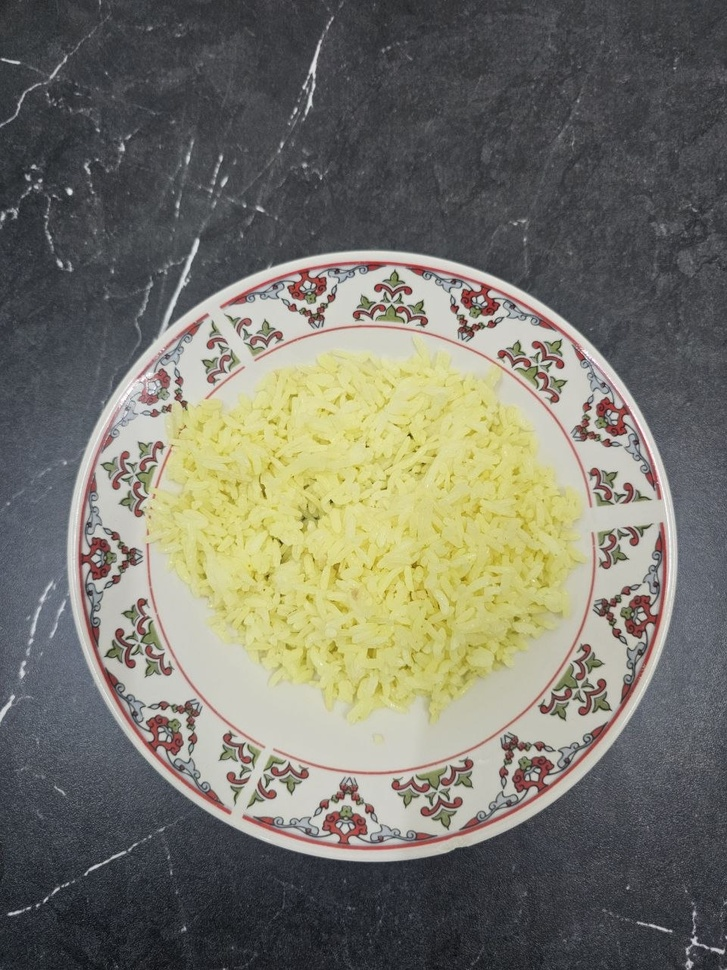
#> input picture assets/step1_input_rice.jpg, 727 x 970 px, shrunk from 960 x 1280 before the run
$ python -i container_calibrator.py   (imports and definitions only)
#> lines starting #> are read from the running program, lines starting #| are printed output that depends on the picture
#> further down, picture is the input picture: shape (970, 727, 3); mean B, G, R 106, 118.1, 119.6
import cv2
import numpy as np

# Standard physical container dimensions in centimeters (cm) with cavity depths
STANDARD_CONTAINERS = {
    "salad_plate": {
        "type": "circular",
        "diameter_cm": 20.0,
        "cavity_depth_cm": 1.2,
        "name_ar": "صحن وسط / مقعر (20 سم)",
        "name_en": "Salad / Side Plate (20cm)"
    },
    "dinner_plate": {
        "type": "circular",
        "diameter_cm": 25.0,
        "cavity_depth_cm": 0.6,
        "name_ar": "صحن عشاء كبير (25 سم)",
        "name_en": "Dinner Plate (25cm)"
    },
    "round_bowl": {
        "type": "circular",
        "diameter_cm": 15.0,
        "cavity_depth_cm": 3.5,
        "name_ar": "زبدية شوربة / حبوب (15 سم)",
        "name_en": "Deep Bowl (15cm)"
    },
    "small_glass_bowl": {
        "type": "circular",
        "diameter_cm": 12.0,
        "cavity_depth_cm": 2.2,
        "name_ar": "كاسة / صحن صغير (12 سم)",
        "name_en": "Small Bowl (12cm)"
    },
    "flat_tray": {
        "type": "rectangular",
        "length_cm": 25.0,
        "width_cm": 18.0,
        "cavity_depth_cm": 0.0,
        "name_ar": "صينية / لوح مسطح (0 سم تجويف)",
        "name_en": "Flat Board / Tray (0cm cavity)"
    },
    "default_plate": {
        "type": "circular",
        "diameter_cm": 20.0,
        "cavity_depth_cm": 1.2,
        "name_ar": "صحن قياسي (20 سم)",
        "name_en": "Standard Plate (20cm)"
    }
}

# [91 lines left out: functions get_container_options, detect_container_boxes, not called in this run]


def estimate_plate_contour_fallback(img_bgr, food_masks=None, food_boxes=None):
    """
    Robust plate detector that first searches for circular plates via HoughCircles
    enclosing the food items, and falls back to contour analysis with aspect ratio guards.
    Rejects full-frame/table contours.
    """
    h, w = img_bgr.shape[:2]
#> h = 970; w = 727
    img_area = h * w
#> img_area = 705190
    gray = cv2.cvtColor(img_bgr, cv2.COLOR_BGR2GRAY)
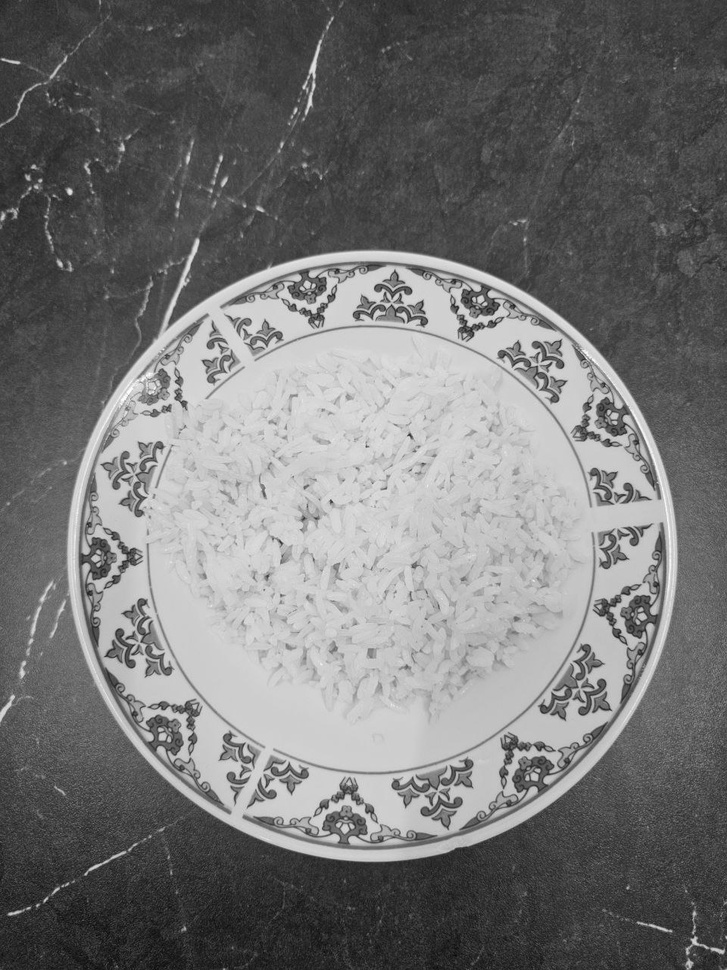
#> gray: shape (970, 727); min 6, max 255, mean 117.2
    blurred = cv2.GaussianBlur(gray, (15, 15), 0)
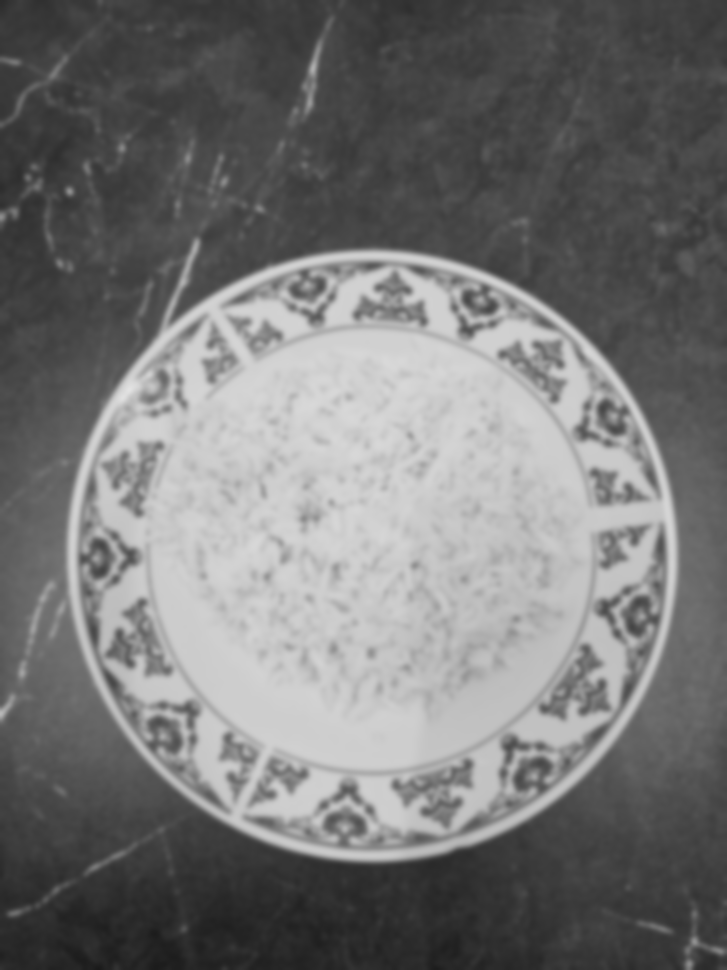
#> blurred: shape (970, 727); min 26, max 226, mean 117.2

    # 1. Determine food centroid if food boxes or masks provided
    fcx, fcy = w / 2.0, h / 2.0
#> fcx = 363.5; fcy = 485
    if food_boxes is not None and len(food_boxes) > 0:
        fcx = float((food_boxes[0][0] + food_boxes[0][2]) / 2.0)
        fcy = float((food_boxes[0][1] + food_boxes[0][3]) / 2.0)
    elif food_masks is not None and len(food_masks) > 0:
        all_food = np.zeros((h, w), dtype=bool)
        for fm in food_masks:
            all_food |= fm.astype(bool)
        if np.any(all_food):
            ys, xs = np.where(all_food)
            fcx, fcy = float(np.mean(xs)), float(np.mean(ys))

    # 2. Primary: Circular Hough Transform for round plates/bowls
    min_r = int(min(h, w) * 0.22)
#> min_r = 159
    max_r = int(max(h, w) * 0.48)
#> max_r = 465
    circles = cv2.HoughCircles(
        blurred, cv2.HOUGH_GRADIENT, dp=1.2, minDist=min_r,
        param1=50, param2=50, minRadius=min_r, maxRadius=max_r
    )
#> circles = [[371.4, 556.2, 305.5], [497.4, 451.8, 387.6], [310.2, 407.4, 198.8], [303, 702.6, 168.5]]
    if circles is not None and len(circles) > 0:
        for c in circles[0]:
            cx, cy, r = float(c[0]), float(c[1]), float(c[2])
            dist_food = np.hypot(cx - fcx, cy - fcy)
            # The plate must reasonably enclose the food (food center within 45% of plate radius)
            if dist_food < (r * 0.45):
                x1 = max(0.0, float(cx - r))
                y1 = max(0.0, float(cy - r))
                x2 = min(float(w), float(cx + r))
                y2 = min(float(h), float(cy + r))
                return np.array([x1, y1, x2, y2], dtype=np.float32)
#> this loop made 1 pass
#> (cx, cy, r, dist_food, x1, y1, x2, y2) on pass 1: (371.4, 556.2, 305.5, 71.64, 65.88, 250.7, 676.9, 861.7)

        # Fallback to top-voted circle if food center check was too strict
        c = circles[0][0]
        cx, cy, r = float(c[0]), float(c[1]), float(c[2])
        x1 = max(0.0, float(cx - r))
        y1 = max(0.0, float(cy - r))
        x2 = min(float(w), float(cx + r))
        y2 = min(float(h), float(cy + r))
        return np.array([x1, y1, x2, y2], dtype=np.float32)

    # 3. Secondary: Canny Edge + Morphological Closure for non-circular containers
    edges = cv2.Canny(blurred, 30, 100)
    kernel = cv2.getStructuringElement(cv2.MORPH_ELLIPSE, (5, 5))
    edges_closed = cv2.morphologyEx(edges, cv2.MORPH_CLOSE, kernel)

    contours, _ = cv2.findContours(edges_closed, cv2.RETR_EXTERNAL, cv2.CHAIN_APPROX_SIMPLE)
    if not contours:
        return None

    best_cnt = None
    max_area = 0
    for cnt in contours:
        area = cv2.contourArea(cnt)
        if (0.15 * img_area) < area < (0.70 * img_area):
            x, y, bw, bh = cv2.boundingRect(cnt)
            aspect = min(bw, bh) / max(bw, bh)
            if aspect > 0.60 and area > max_area:
                max_area = area
                best_cnt = cnt

    if best_cnt is not None:
        x, y, bw, bh = cv2.boundingRect(best_cnt)
        return np.array([x, y, x + bw, y + bh], dtype=np.float32)
    return None

# [58 lines left out: functions compute_container_scale, apply_scale_calibration, not called in this run]

>>> import cv2
>>> picture = cv2.imread('assets/step1_input_rice.jpg')
>>> result = estimate_plate_contour_fallback(picture)
#> result = [65.88, 250.7, 676.9, 861.7]

$ run again, on assets/meal_prep_validation.jpg
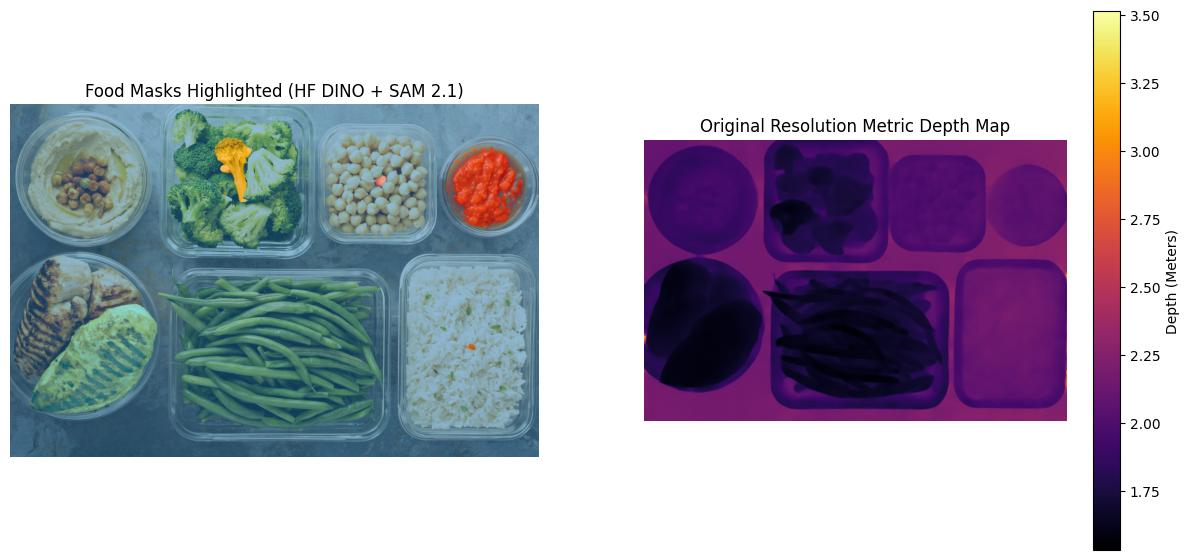
#> input picture assets/meal_prep_validation.jpg, 1190 x 560 px
#> picture is the input picture: shape (560, 1190, 3); mean B, G, R 184.2, 170.8, 172.4
#> in estimate_plate_contour_fallback, `gray = cv2.cvtColor(img_bgr, cv2.COLOR_BGR2GRAY)`:
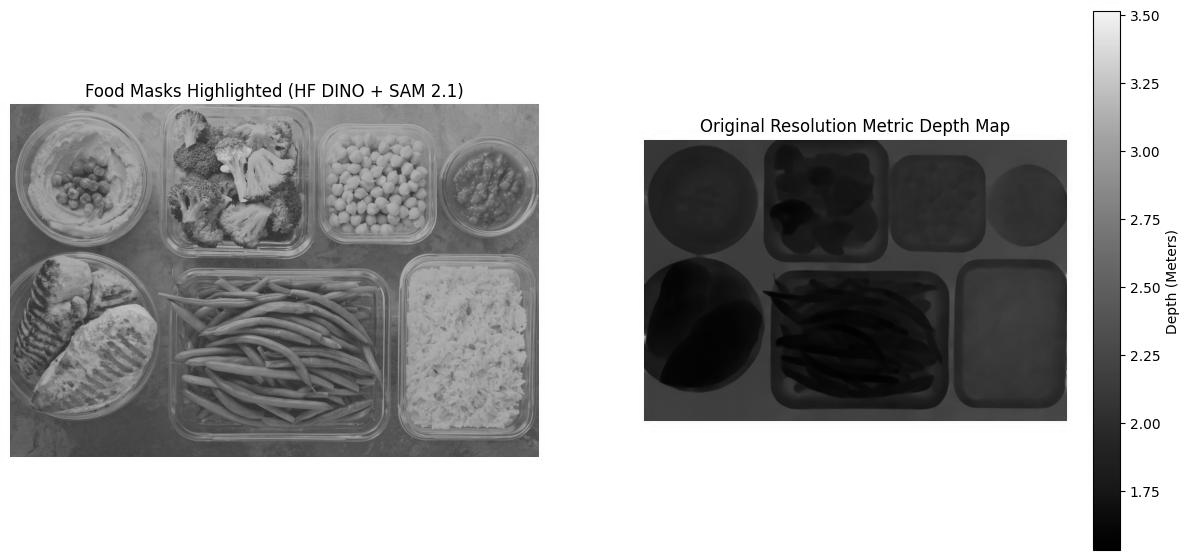
#> gray: shape (560, 1190); min 0, max 255, mean 172.8
#> in estimate_plate_contour_fallback, `blurred = cv2.GaussianBlur(gray, (15, 15), 0)`:
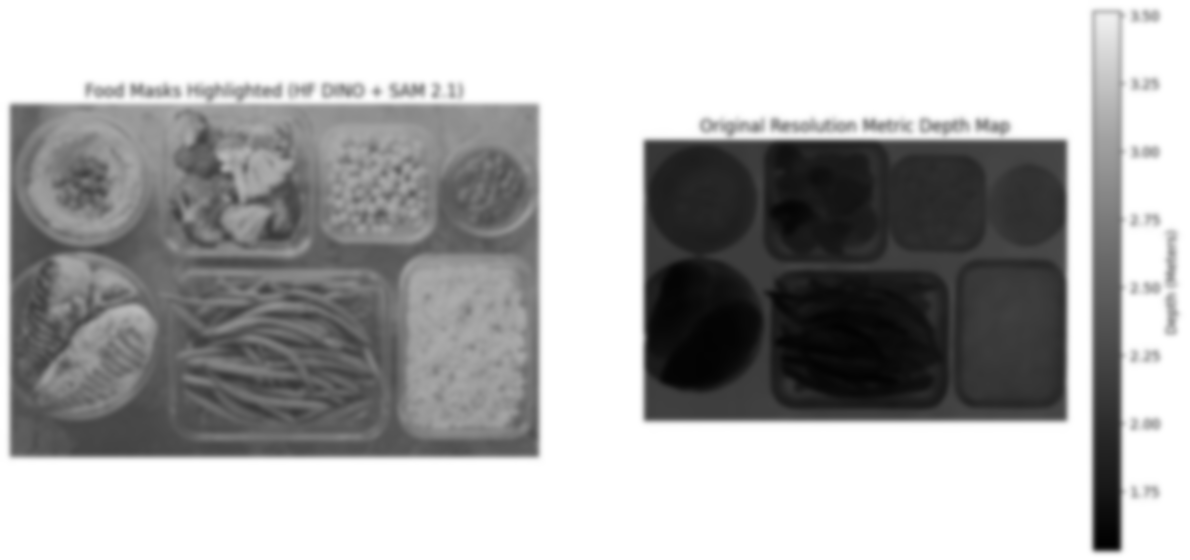
#> blurred: shape (560, 1190); min 1, max 255, mean 172.8
#> circles = [[222.6, 258.6, 174.5], [396.6, 71.4, 386.5], [352.2, 258.6, 181.6], [276.6, 545.4, 290.2], [235.8, 54.6, 250.9], [246.6, 414.6, 138.6], [456.6, 180.6, 185.2], [684.6, 360.6, 221.6]]
#> the loop in estimate_plate_contour_fallback, `for c in circles[0]:` made 8 passes
#> (cx, cy, r, dist_food) on passes 1 to 8: (222.6, 258.6, 174.5, 373), (396.6, 71.4, 386.5, 287.9), (352.2, 258.6, 181.6, 243.7), (276.6, 545.4, 290.2, 414.5), (235.8, 54.6, 250.9, 424.1), (246.6, 414.6, 138.6, 373.5), (456.6, 180.6, 185.2, 170.4), (684.6, 360.6, 221.6, 120.5)
#> in estimate_plate_contour_fallback, `c = circles[0][0]`: c = [222.6, 258.6, 174.5]
#> in estimate_plate_contour_fallback, `cx, cy, r = float(c[0]), float(c[1]), float(c[2])`: cx = 222.6; cy = 258.6; r = 174.5
#> x1 = 48.12
#> y1 = 84.12
#> x2 = 397.1
#> y2 = 433.1
#> result = [48.12, 84.12, 397.1, 433.1]
